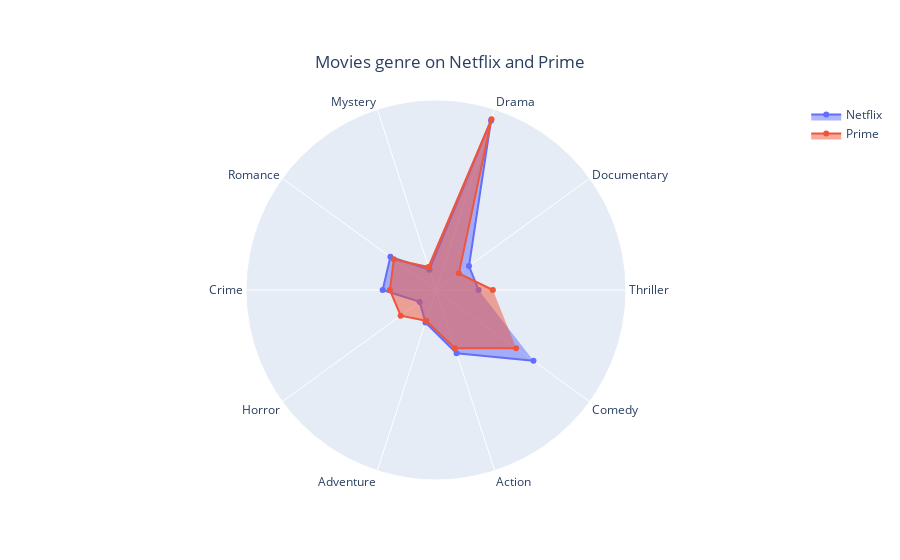

The notebook cell this image was saved under:
### Code cell
import plotly.graph_objects as go

categories = ['processing cost','mechanical properties','chemical stability',
              'thermal stability', 'device integration']


fig = go.Figure()

fig.add_trace(go.Scatterpolar(
      r=both_genre['nb_movies_netflix'],
      theta=both_genre['index'],
      fill='toself',
      name='Netflix',
    
))
fig.add_trace(go.Scatterpolar(
      r=both_genre['nb_movies_prime'],
      theta=both_genre['index'],
      fill='toself',
      name='Prime',
))

fig.update_traces(fill='toself')

fig.update_layout(
  polar=dict(
    radialaxis=dict(
      visible=False,
      range=[0, 0.25],
    )),
  showlegend=True
)



# fig add the title
fig.update_layout(
    title={
        'text': "Movies genre on Netflix and Prime",
        'y':0.9,
        'x':0.5,
        'xanchor': 'center',
        'yanchor': 'top'})
        


fig.show()

### Figure 1 — Plotly figure (JSON) as saved in the notebook; plotly's stock layout.template omitted (floating-point values rounded to 4 significant figures)
{"data": [{"fill": "toself", "name": "Netflix", "r": [0.05608, 0.05365, 0.2342, 0.02812, 0.07416, 0.07021, 0.0266, 0.04483, 0.08754, 0.1585], "theta": ["Thriller", "Documentary", "Drama", "Mystery", "Romance", "Crime", "Horror", "Adventure", "Action", "Comedy"], "type": "scatterpolar"}, {"fill": "toself", "name": "Prime", "r": [0.07482, 0.03723, 0.2364, 0.03183, 0.06858, 0.06067, 0.05748, 0.04244, 0.08057, 0.1303], "theta": ["Thriller", "Documentary", "Drama", "Mystery", "Romance", "Crime", "Horror", "Adventure", "Action", "Comedy"], "type": "scatterpolar"}], "layout": {"polar": {"radialaxis": {"range": [0, 0.25], "visible": false}}, "showlegend": true, "title": {"text": "Movies genre on Netflix and Prime", "x": 0.5, "xanchor": "center", "y": 0.9, "yanchor": "top"}}}
